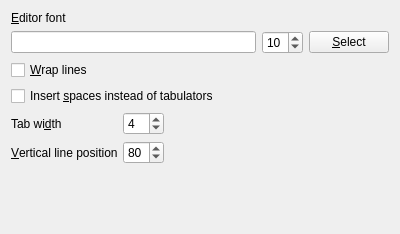
<?xml version="1.0" encoding="UTF-8"?>
<ui version="4.0">
 <class>DialogSettingsEditor</class>
 <widget class="QWidget" name="DialogSettingsEditor">
  <property name="geometry">
   <rect>
    <x>0</x>
    <y>0</y>
    <width>400</width>
    <height>234</height>
   </rect>
  </property>
  <property name="windowTitle">
   <string>Form</string>
  </property>
  <layout class="QVBoxLayout" name="verticalLayout">
   <item>
    <widget class="QLabel" name="label">
     <property name="text">
      <string>&amp;Editor font</string>
     </property>
     <property name="buddy">
      <cstring>m_fontName</cstring>
     </property>
    </widget>
   </item>
   <item>
    <layout class="QGridLayout" name="gridLayout">
     <item row="0" column="0">
      <widget class="QLineEdit" name="m_fontName"/>
     </item>
     <item row="0" column="1">
      <widget class="QSpinBox" name="m_fontSize">
       <property name="minimum">
        <number>1</number>
       </property>
       <property name="value">
        <number>10</number>
       </property>
      </widget>
     </item>
     <item row="0" column="2">
      <widget class="QPushButton" name="m_selectFontButton">
       <property name="text">
        <string>&amp;Select</string>
       </property>
      </widget>
     </item>
    </layout>
   </item>
   <item>
    <widget class="QCheckBox" name="m_wrapLines">
     <property name="text">
      <string>&amp;Wrap lines</string>
     </property>
    </widget>
   </item>
   <item>
    <widget class="QCheckBox" name="m_useSpaces">
     <property name="text">
      <string>Insert &amp;spaces instead of tabulators</string>
     </property>
    </widget>
   </item>
   <item>
    <layout class="QGridLayout" name="gridLayout_2">
     <item row="0" column="0">
      <widget class="QLabel" name="label_2">
       <property name="text">
        <string>Tab wi&amp;dth</string>
       </property>
       <property name="buddy">
        <cstring>m_tabWidth</cstring>
       </property>
      </widget>
     </item>
     <item row="0" column="1">
      <widget class="QSpinBox" name="m_tabWidth">
       <property name="value">
        <number>4</number>
       </property>
      </widget>
     </item>
     <item row="0" column="2" rowspan="2">
      <spacer name="horizontalSpacer">
       <property name="orientation">
        <enum>Qt::Horizontal</enum>
       </property>
       <property name="sizeHint" stdset="0">
        <size>
         <width>40</width>
         <height>20</height>
        </size>
       </property>
      </spacer>
     </item>
     <item row="1" column="0">
      <widget class="QLabel" name="label_3">
       <property name="text">
        <string>&amp;Vertical line position</string>
       </property>
       <property name="buddy">
        <cstring>m_verticalLinePos</cstring>
       </property>
      </widget>
     </item>
     <item row="1" column="1">
      <widget class="QSpinBox" name="m_verticalLinePos">
       <property name="value">
        <number>80</number>
       </property>
      </widget>
     </item>
    </layout>
   </item>
   <item>
    <spacer name="verticalSpacer">
     <property name="orientation">
      <enum>Qt::Vertical</enum>
     </property>
     <property name="sizeHint" stdset="0">
      <size>
       <width>20</width>
       <height>39</height>
      </size>
     </property>
    </spacer>
   </item>
  </layout>
 </widget>
 <tabstops>
  <tabstop>m_fontName</tabstop>
  <tabstop>m_fontSize</tabstop>
  <tabstop>m_selectFontButton</tabstop>
  <tabstop>m_wrapLines</tabstop>
  <tabstop>m_useSpaces</tabstop>
  <tabstop>m_tabWidth</tabstop>
  <tabstop>m_verticalLinePos</tabstop>
 </tabstops>
 <resources/>
 <connections/>
</ui>
